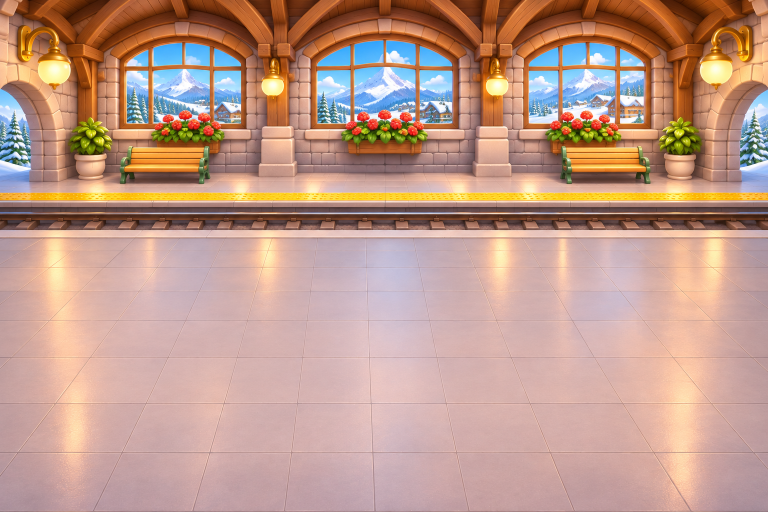
#> input picture MetroSort-Media/Gorseller/alpine.png, 1536 x 1024 px, given in place of passenger-pop-logo.png, which was not available (shown at 1/2 size)
$ python media_import.py
#> lines starting #> are read from the running program, lines starting #| are printed output that depends on the picture; after the words box and inside, x2 and y2 are one past the last pixel; in counts of white or black regions, pixels touching at a corner belong together
"""Cuts the hand-supplied media pack (MetroSort-Media/) into game-ready files.

    python3 Tools/art/media_import.py            (needs: pip install pillow numpy scipy)

Writes sprites to Assets/MetroSort/Resources/Art, audio to Assets/MetroSort/Resources/Audio and the store
icon to Assets/MetroSort/Art/AppIcon.png. Unlike the other scripts here the sources are finished pictures,
so this only trims, splits, mattes and resizes them. UiKit.Icon prefers Resources/Art over Resources/UI,
which is how these replace the Blender-rendered icons of the same name.
"""
import os
import shutil
import sys

import numpy as np
from PIL import Image, ImageOps
from scipy import ndimage

ROOT = os.path.dirname(os.path.dirname(os.path.dirname(os.path.abspath(__file__))))
SRC = os.path.join(ROOT, "MetroSort-Media")
ART = os.path.join(ROOT, "Assets/MetroSort/Resources/Art")
AUDIO = os.path.join(ROOT, "Assets/MetroSort/Resources/Audio")
ICON = os.path.join(ROOT, "Assets/MetroSort/Art/AppIcon.png")


def load(name):
    return Image.open(os.path.join(SRC, "Gorseller", name + ".png")).convert("RGBA")


def trim(im, pad=4, threshold=6):
    """Crops to the visible pixels, leaving a small transparent margin so bilinear edges stay clean."""
    alpha = np.array(im)[..., 3]
    ys, xs = np.where(alpha > threshold)
    box = (max(xs.min() - pad, 0), max(ys.min() - pad, 0), min(xs.max() + pad + 1, im.width), min(ys.max() + pad + 1, im.height))
    return im.crop(box)


def fit(im, size):
    """Scales down so the longer side is at most size."""
    scale = size / float(max(im.size))
    if scale >= 1.0:
        return im
    return im.resize((max(1, round(im.width * scale)), max(1, round(im.height * scale))), Image.LANCZOS)


def bleed(im):
    """Copies edge colours into fully transparent pixels so filtering never pulls in black fringes."""
    if im.mode != "RGBA":
        return im
    a = np.array(im)
    solid = a[..., 3] > 0
    if solid.all() or not solid.any():
        return im
    idx = ndimage.distance_transform_edt(~solid, return_distances=False, return_indices=True)
    rgb = a[..., :3][idx[0], idx[1]]
    a[..., :3] = np.where(solid[..., None], a[..., :3], rgb)
    return Image.fromarray(a)


def save(im, name):
    bleed(im).save(os.path.join(ART, name + ".png"), optimize=True)
    print("art  ", name, im.size)


def matte(im):
    """Removes a flat studio backdrop (and the soft floor shadow on it) from an opaque picture.

    Backdrop pixels are low in saturation, close to the corner colour or darker (shadow), and connected to
    the picture border. The mask is eroded by a pixel and feathered so no grey rim is left on the figure.
    """
    rgb = np.array(im.convert("RGB")).astype(np.float32)
    bg = np.median(np.concatenate([rgb[:8].reshape(-1, 3), rgb[-8:].reshape(-1, 3)]), axis=0)
    diff = rgb - bg
    chroma = rgb.max(axis=2) - rgb.min(axis=2)
    lum = diff.mean(axis=2)
    spread = np.abs(diff - lum[..., None]).max(axis=2)
    # Same hue as the backdrop, from a little brighter down to shadow-dark, and not a coloured surface.
    candidate = (spread < 7) & (lum < 9) & (lum > -75) & (chroma < 26)
    labels, _ = ndimage.label(candidate)
    border = np.unique(np.concatenate([labels[0], labels[-1], labels[:, 0], labels[:, -1]]))
    backdrop = np.isin(labels, border[border > 0])
    backdrop = ndimage.binary_dilation(backdrop, iterations=1)
    alpha = ndimage.gaussian_filter((~backdrop).astype(np.float32), 0.8)
    alpha = np.clip((alpha - 0.5) * 2.0, 0.0, 1.0)
    out = np.dstack([rgb, alpha * 255.0]).astype(np.uint8)
    return Image.fromarray(out)


def import_logo():
    # Keep the main menu's existing sprite bounds.
    logo = ImageOps.pad(trim(load("passenger-pop-logo")), (1207, 997), method=Image.Resampling.LANCZOS)
    save(logo, "logo")


def import_app_icon():
    icon = load("passenger-pop-app-icon").convert("RGB")
    icon.resize((1024, 1024), Image.Resampling.LANCZOS).save(ICON, optimize=True)
    print("icon ", ICON)


def import_menu_icons():
    for name in ("levels", "shop", "daily"):
        source = "menu-" + name
        if os.path.isfile(os.path.join(SRC, "Gorseller", source + ".png")):
            save(fit(trim(load(source)), 384), "menu_" + name)


def main():
    if not os.path.isdir(SRC):
        sys.exit("MetroSort-Media/ not found next to the project")
    for folder in (ART, AUDIO, os.path.dirname(ICON)):
        os.makedirs(folder, exist_ok=True)

    import_logo()
#> in trim, `alpha = np.array(im)[..., 3]`: alpha: shape (1024, 1536); every value is 255
#> in trim, `box = (max(xs.min() - pad, 0), max(ys.min() - pad, 0), min(xs.max() + ..`: box = (0, 0, 1536, 1024)
#> in import_logo, `logo = ImageOps.pad(trim(load("passenger-pop-logo")), (1207, 997), met..`:
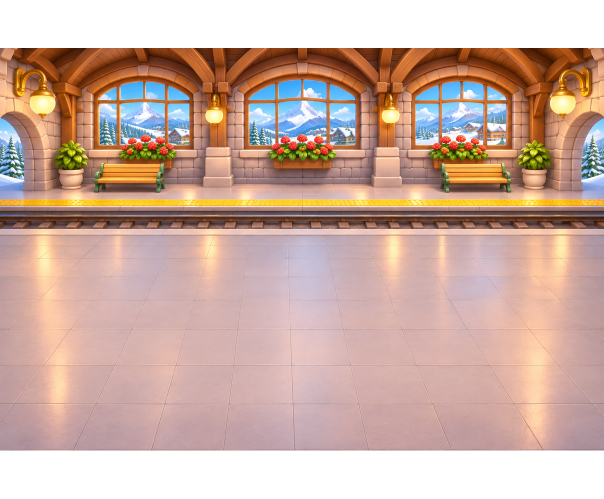
#> logo: PIL image 1207x997 RGBA (shown at 1/2 size); mean R, G, B, A 154.4, 124.3, 112.4, 205.9; transparent parts drawn white
#> in bleed, `solid = a[..., 3] > 0`:
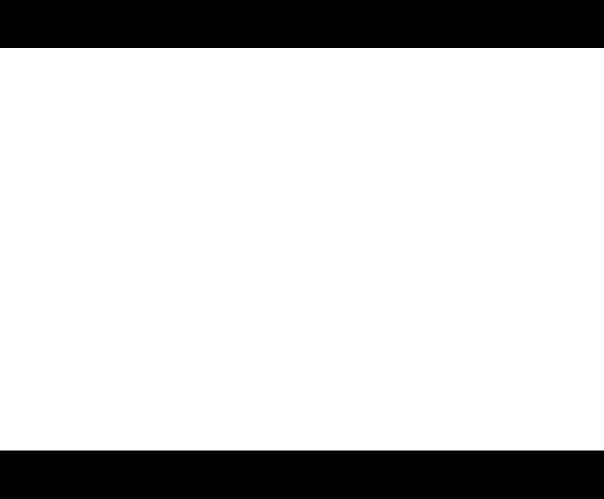
#> solid: shape (997, 1207) bool (shown at 1/2 size); 80.7% white; 2 black regions, box (x1, y1, x2, y2) and area: (0, 0, 1207, 96) 115872, (0, 901, 1207, 997) 115872
#> in bleed, `rgb = a[..., :3][idx[0], idx[1]]`:
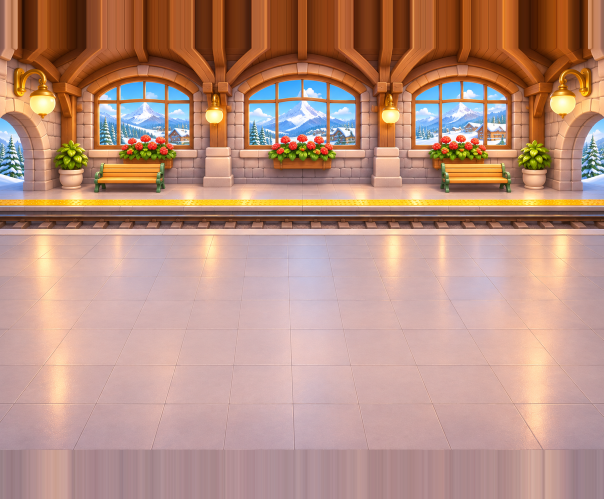
#> rgb: shape (997, 1207, 3) (shown at 1/2 size); mean R, G, B 184.6, 144.5, 128.9
#> in bleed, `a[..., :3] = np.where(solid[..., None], a[..., :3], rgb)`:
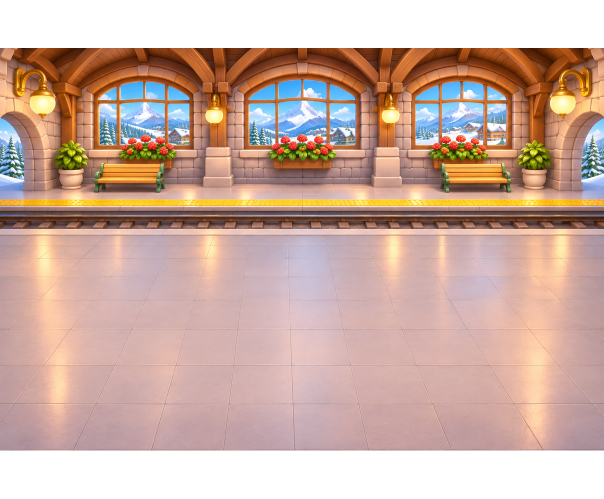
#> a: shape (997, 1207, 4) (shown at 1/2 size); 19.26% of pixels changed, all inside (x1, y1, x2, y2) = (0, 0, 1207, 997); transparent parts drawn white
#| art   logo (1207, 997)
    import_menu_icons()
    save(load("key-art").convert("RGB"), "keyart")
#> call 2 of load, with name = 'key-art'
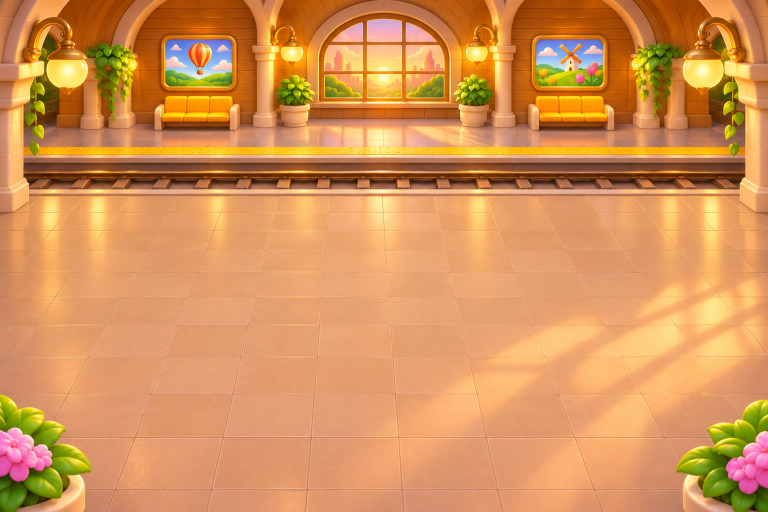
#> input picture MetroSort-Media/Gorseller/amber.png, 1536 x 1024 px, given in place of key-art.png, which was not available (shown at 1/2 size)
#> in save, im is the input picture: PIL image 1536x1024 RGB; mean R, G, B 213.4, 147.3, 88.6
#| art   keyart (1536, 1024)

    # Reward sheet: star, empty slot, ribbon and rays sit in fixed quarters of the sheet.
    sheet = load("rewards")
    parts = {"star": (120, 0, 740, 530), "star_off": (800, 0, 1400, 530), "ribbon": (30, 580, 905, 960), "rays": (915, 505, 1440, 1010)}
    for name, box in parts.items():
        save(fit(trim(sheet.crop(box)), 640 if name in ("ribbon", "rays") else 384), name)
#> this loop made 4 passes
#> scale in fit on passes 1 to 4: 0.619, 0.64, 0.731, 1.22
#> pass 1, in bleed (call 3), `a = np.array(im)`:
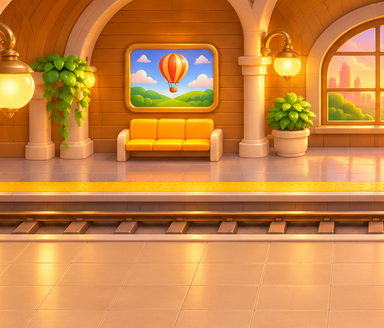
#> a: shape (328, 384, 4); mean R, G, B, A 200.8, 133.8, 68.1, 255

    # Shop and booster icons, named after the Resources/UI icons they replace.
    icons = {"hint": "hint", "undo": "undo", "shuffle": "shuffle", "extra-platform": "platform", "daily-gift": "gift",
             "coins": "coins", "coin-chest": "chest"}
    for source, name in icons.items():
        save(fit(trim(load(source)), 384), name)

    # Conductor sheet: four poses side by side on a grey studio backdrop.
    sheet = matte(load("conductor"))
    quarter = sheet.width // 4
    for i, pose in enumerate(("wave", "cheer", "point", "sad")):
        save(fit(trim(sheet.crop((i * quarter, 0, (i + 1) * quarter, sheet.height)), threshold=40), 640), "conductor_" + pose)

    # Station paintings become wide chapter banners: the wall and track strip across the top.
    for i, name in enumerate(("central-line", "old-town", "garden", "palace", "harbour")):
        im = load(name).convert("RGB")
        save(im.crop((0, 0, im.width, im.width // 3)).resize((1200, 400), Image.LANCZOS), "chapter_%d" % i)

    import_app_icon()

    for name in sorted(os.listdir(os.path.join(SRC, "Ses"))):
        if name.endswith(".wav"):
            shutil.copyfile(os.path.join(SRC, "Ses", name), os.path.join(AUDIO, name.replace("-", "_")))
            print("audio", name)


if __name__ == "__main__":
#> (the run stopped early here; a loop or call above may not have finished)
